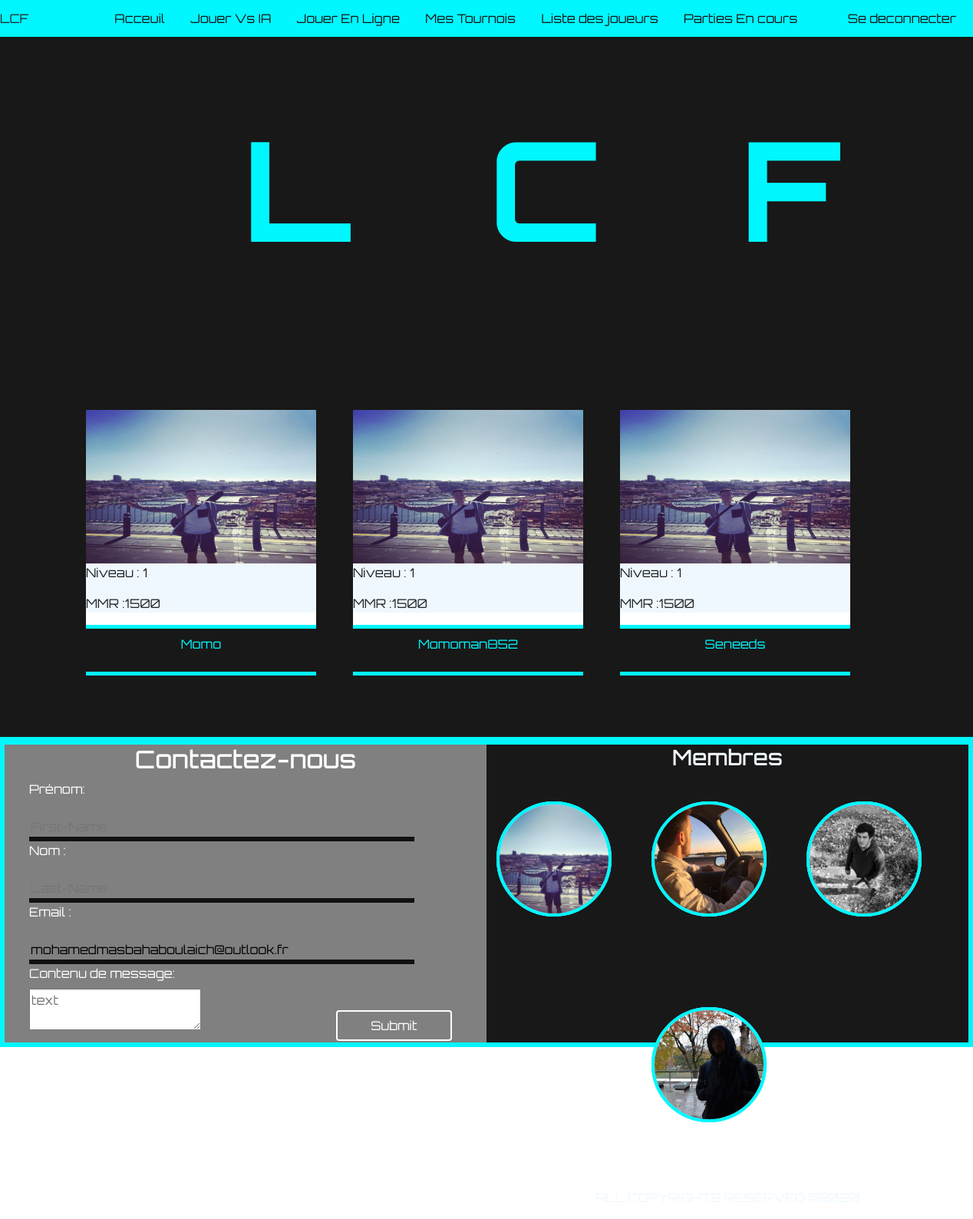
Screenshot of /PHP/ListOfPlayers.php (signed in) with the database file from the repository.
### tables this page shows
CREATE TABLE   UTILISATEUR  
(
	  PSEUDO VARCHAR(45) NOT NULL,
    PASSWORD VARCHAR(45) NOT NULL,
    ROLE VARCHAR(45) NOT NULL,  
    EMAIL VARCHAR(150) NOT NULL,
    EXPERIENCE NUMERIC(6) NOT NULL,
    TAUX_BOOST NUMERIC(2,2) NOT NULL,
    DATE_FIN_BOOST DATETIME,
    ELO NUMERIC(4) NOT NULL,
    COULEUR_GENTIL VARCHAR(45) NOT NULL,
    COULEUR_MECHANT VARCHAR(45) NOT NULL,
    PRIORITE  NUMERIC(4) NOT NULL,
    AVATAR VARCHAR(1000) NOT NULL,  

CONSTRAINT UTILISATEUR_PK PRIMARY KEY ( PSEUDO ),
CONSTRAINT EMAIL_CT CHECK( EMAIL LIKE '%@%.%'),
 
CONSTRAINT ROLE_UTIL CHECK ( ROLE IN ("ADMIN","JOUEUR"))
);

### PHP/ListOfPlayers.php (the view, shortened to what this page needs)
<?php
    require_once('ConnexionBD.php');
    $ROLE =  isset($_SESSION['id_role']) ? $_SESSION['id_role'] : 0;
    $res2= $dbh->query("SELECT * FROM UTILISATEUR");
    function niveau($experience){
        $niveau = 1;
        $exp = $experience;
	return $niveau;
}
?>
<!DOCTYPE html>
<html lang="en">
<head>
    <link rel="stylesheet" href="https://stackpath.bootstrapcdn.com/bootstrap/4.4.1/css/bootstrap.min.css">
    <link rel="stylesheet" href="../CSS/dashboard.css">
</head>
<body id="main">
    <div id="User-dashboard">
        <p id="logo">LCF</p>
        <div id="links">
        <a href="../index.php">Acceuil</a>
            <a>Jouer Vs IA</a>
            <a id="1V1">Jouer En Ligne</a>
            <a>Mes Tournois</a>
            <?php
                if($ROLE == 'ADMIN'){
                    echo " <a href='ListOfPlayers.php'>Liste des joueurs</a>
                    <a id='PartiesEnCours'>Parties En cours</a> ";
                }
            ?>
        </div>
        <div id="logOut">
            <a href="logout.php">Se deconnecter</a>
        </div>
    </div>
    <section id="intro">
    <h1>LCF</h1>
    <div id="PlayersList">
 <?php
 foreach($res2 as $row){
        $PSEUDO = $row['PSEUDO'];
        $email = $row['EMAIL'];
        $elo= $row['ELO'];
        $XP = $row['EXPERIENCE'];
        $avatar = $row['AVATAR'];
        $niveau = niveau($XP);
        echo "
        <div id='PlayersCard'>
        <div id='infoPlayer'>
        <div id='PlayerAvatar'>
        <img src=".$avatar." width='100%' height='200px'>
        </div>
        <div class='mmr'>
            <p>Niveau : $niveau</p>
            <p>MMR :$elo</p>
        </div>
        </div>
        <div id='PseudoPlayer'>
        <p id='pseudo'>$PSEUDO</p>
        </div>
        </div>";
    }
?>
    </div>
     </section>
 <section>
    <div id="Contact">
        <div id="contact-container">
          <div id="contact-form">
              <h2>Contactez-nous</h2>
              <form method="post" action='contact-submit.php'>
              <label for="first-name"> Prénom:  </label>
                  <input type="text" name="first-name" placeholder="First-Name">
              <label for="last-name"> Nom :  </label>
                  <input type="text" name="last-name" placeholder="Last-Name">
              <label for="email"> Email :  </label>
                  <input type="text" name="email" value='<?php echo $email;?>'  required></br>
              <label class="emailContent" for="emailContent" >Contenu de message:  </label></br>
                  <textarea class="emailContent" name="emailContent"  placeholder="text"></textarea></br>
                  <input id='submitContactForm' type='submit' name='submit' class='btn btn-primary' value="Submit">
              </form>
          </div>
      </div>
         <div id="membre">
             <h3>Membres</h3>
              <span class="dot col-sm-6">
              <img src='../IMAGES/31543101_102282713975787_7975195690995286016_o.jpg' width='150px' height='150px'/>
                </span>
            <span class="dot col-sm-6">
            <img src='../IMAGES/40313576_642691499489932_8305937623378034688_o.jpg' width='150px' height='150px'/>
            </span>
            <span class="dot col-sm-6">
            <img src='../IMAGES/23004546_713516668850307_9057302007055486628_o.jpg' width='150px' height='150px'/>
        </span>
            <span class="dot col-sm-6">
            <img src='../IMAGES/48380390_342138316604462_2327487200549142528_o.jpg' width='150px' height='150px'/>
            </span>
            <p>ALL COPYRIGHTS RESERVED @2020</p>
        </div>
    </div>
    </section>

### CSS/dashboard.css (style rules this page uses)
body { margin: 0; padding: 0; height: 100%; width: 100%; background-size: cover; background-repeat: no-repeat; font-family: 'Orbitron', sans-serif; }
#intro { height: max-content; background-color: #181818; border-bottom: 4px solid rgb(0, 247, 255); background-size: cover; background-position-y: -30em; background-repeat: no-repeat; }
h1 { font-size: 180px; position: relative; left: 25%; letter-spacing: 1em; top: 40%; width: min-content; color: rgb(0, 247, 255); font-weight: bold; padding-top: 0.5em; margin-bottom: 1em; }
#User-dashboard { background-color: rgb(0, 247, 255); width: 100%; display: flex; flex-direction: row; flex-wrap: wrap; justify-content: space-between; align-items: center; height: fit-content; }
#logo { float: left; margin: 0; padding-top: 12px; padding-bottom: 12px; }
#links { margin-left: 5%; }
#links a { padding-top: 12px; padding-bottom: 12px; padding-right: 12px; padding-left: 12px; margin-right: 5px; background-color: transparent; text-decoration: none; color: #181818; }
#logOut { float: right; margin-right: 10px; text-decoration: none; }
#logOut a { color: #181818; padding-top: 12px; padding-bottom: 12px; text-decoration: none; border-radius: 10px; padding-right: 12px; padding-left: 12px; }
#Contact { background-color: #181818; height: 50vh; border: 6px solid rgb(0, 247, 255); display: flex; }
#contact-container { background-color: #181818; float: left; width: 50%; height: 100%; color: white; border-radius: 10px; }
#contact-form { width: 100%; background-color: gray; height: 100%; }
#contact-form h2 { text-align: center; }
#contact-form form { width: 80%; margin-left: 2em; }
#contact-form input { width: 100%; margin-top: 1em; background-color: transparent; border: none; border-bottom: 6px solid #111111; }
#contact-form #submitContactForm { width: 30%; position: relative; bottom: 3em; left: 25em; border: 2px solid white; background-color: transparent; }
#membre { text-align: center; height: max-content; width: 50%; color: aliceblue; position: relative; }
.dot { height: 150px; width: 150px; background-color: #bbb; border-radius: 50%; display: inline-block; margin-top: 2em; margin-bottom: 5em; margin-right: 3em; position: relative; }
.dot img { border-radius: 50%; position: absolute; left: 0; border: 4px solid rgb(0, 247, 255); }
#PlayersList { width: 100%; display: flex; flex-direction: row; flex-wrap: wrap; justify-content: center; background-color: #181818; margin-top: 2em; margin-bottom: 2em; }
#PlayersCard { width: 300px; height: max-content; background-color: white; margin-right: 3em; margin-bottom: 3em; }
#infoPlayer { width: 100%; height: 50%; background-color: aliceblue; }
#PseudoPlayer { width: 100%; height: 50%; background-color: #181818; color: rgb(0, 247, 255); border-bottom: 5px solid rgb(0, 247, 255); border-top: 5px solid rgb(0, 247, 255); text-align: center; padding-top: 0.5em; padding-bottom: 0.5em; }
#PlayerAvatar { width: 100%; }

### rows the page displays
utilisateur: AVATAR (picture), EXPERIENCE "1", ELO "1500", PSEUDO "Momo"
utilisateur: AVATAR (picture), EXPERIENCE "1", ELO "1500", PSEUDO "Momoman852"
utilisateur: AVATAR (picture), EXPERIENCE "1", ELO "1500", PSEUDO "Seneeds", email "mohamedmasbahaboulaich@outlook.fr"
